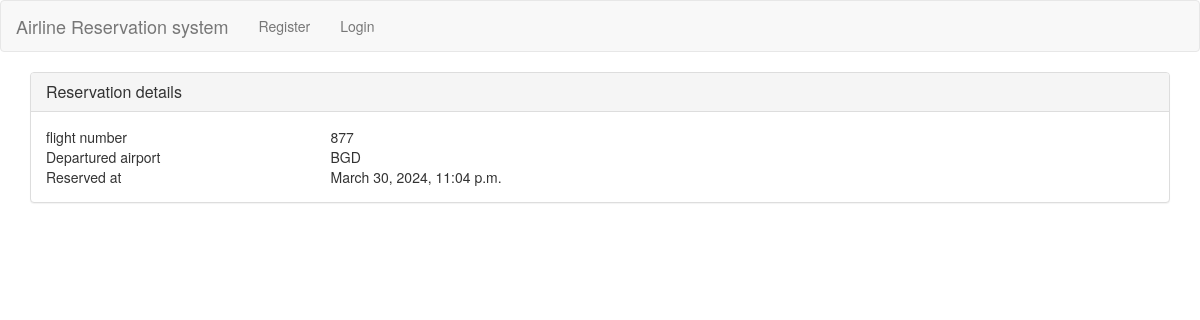
Screenshot of /reservation_view/1/ with the database file from the repository.
### flights/models.py (models this page shows, shortened)
class Reservation(models.Model):
    flight = models.ForeignKey(Flight, on_delete=models.CASCADE)
    passenger = models.ForeignKey(User, on_delete=models.CASCADE)
    reservation_date = models.DateTimeField()
    is_paid = models.BooleanField(default=False)
    seat_count = models.PositiveIntegerField(default=0)

class Flight(models.Model):
    flight_number = models.CharField(max_length=10)
    departure_airport = models.CharField(max_length=3)
    arrival_airport = models.CharField(max_length=3)
    available_seats = models.PositiveIntegerField(default=125)
    max_seats = models.PositiveIntegerField(default=125)
    ticket_price = models.DecimalField(max_digits=10, decimal_places=2)
    departure_time = models.DateTimeField()
    arrival_time = models.DateTimeField()

### flights/views.py (the view)
# urls.py: path('reservation_view/<int:reservation_id>/', views.reservation_view, name='reservation_detail'),
def reservation_view(request, reservation_id):
    reservation = get_object_or_404(Reservation, pk=reservation_id)
    return render(request, 'reservation_details.html', {'reservation': reservation})

### flights/templates/reservation_details.html (shortened to what this page needs)
<!DOCTYPE html>
<html lang="en">
<head>
</head>
<body>
    {% include "Header.html" %}
    <div class="container">
      <div class="panel panel-default">
  <div class="panel-heading">
    <h3 class="panel-title">Reservation details </h3>
  </div>
  <div class="panel-body">
                    <div class="row g-0">
                  <div class="col-5 col-md-3 bg-light border-bottom border-white border-3">
                    <div class="p-2">flight number</div>
                  </div>
                  <div class="col-7 col-md-9 bg-light border-start border-bottom border-white border-3">
                    <div class="p-2">{{reservation.flight.flight_number}}</div>
                  </div>
                  <div class="col-5 col-md-3 bg-light border-bottom border-white border-3">
                    <div class="p-2">Departured airport</div>
                  </div>
                  <div class="col-7 col-md-9 bg-light border-start border-bottom border-white border-3">
                    <div class="p-2">{{reservation.flight.departure_airport}}</div>
                  </div>
                  <div class="col-5 col-md-3 bg-light border-bottom border-white border-3">
                    <div class="p-2">Reserved at</div>
                  </div>
                  <div class="col-7 col-md-9 bg-light border-start border-bottom border-white border-3">
                    <div class="p-2">{{reservation.reservation_date}}</div>
                  </div>
                </div>
  </div>
</div>
    </div>
</body>
</html>

### rows the page displays
Reservation: flight.flight_number "877", flight.departure_airport "BGD", reservation_date "March 30, 2024, 11:04 p.m."
